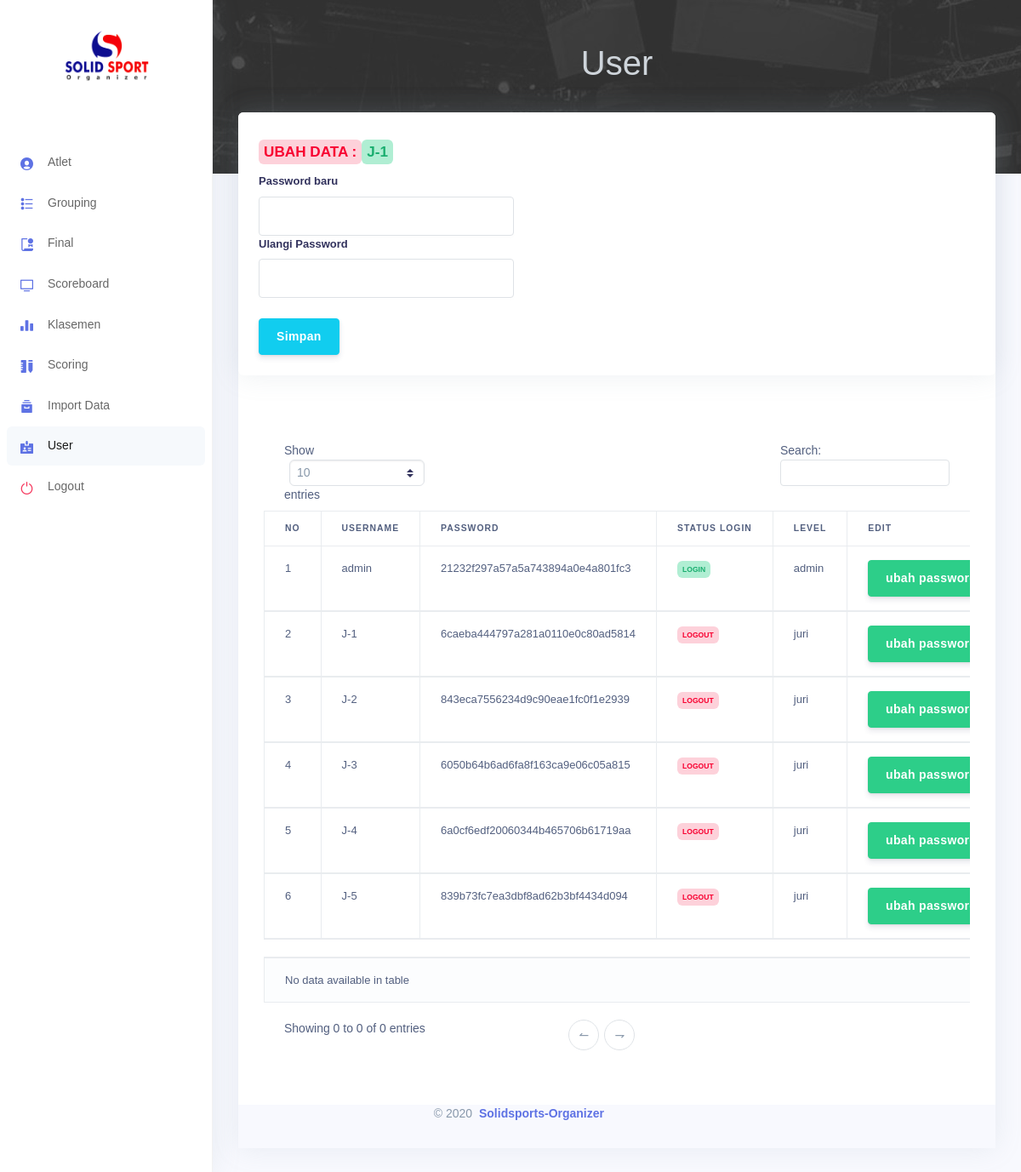
The app's page /modul/user/index.php?idUser=2 (signed in) with its own data.
### tables this page shows
CREATE TABLE `user` (
  `idUser` int(11) NOT NULL,
  `username` varchar(50) NOT NULL,
  `password` varchar(255) NOT NULL,
  `statusLogin` int(1) NOT NULL,
  `level` int(1) NOT NULL
);

### modul/user/index.php (the view, shortened to what this page needs)
<?php
if (!isset($_SESSION['username'])) {
    header("location:../login");
} else {
    include "../../config/templates/header.php";
    include "../../config/templates/sidebar.php";
    include "../../config/templates/mainContent.php";
    include "../../config/database/koneksi.php";
    if(isset ($_GET['idUser'])){
      $idUser = $_GET['idUser'];
      $sqlUser = mysqli_query($conn, "SELECT * FROM `user` WHERE `idUser` = '$idUser' ");
      if(mysqli_num_rows($sqlUser)>0){
        $row = mysqli_fetch_object($sqlUser);
        echo '
        <div class="card">
          <div class="card-body">
            <form action="tambahUser.php" method="post">
            <h1><span class="badge badge-danger">UBAH DATA : </span><span class="badge badge-success">'.$row -> username.'</span></h1>
            <input type="hidden" name="idUser" value='.$row -> idUser.'>
            <h5>Password baru</h5>
            <input style="width:300px;" type="password"  name="password1" class="form-control">
            <h5>Ulangi Password</h5>
            <input type="password" style="width:300px;"  name="password2" class="form-control" required>
            <br/><button type="submit" class="btn btn-info">Simpan</button>
            </form>
          </div>
        </div>';
      }
    }
?>
        <div class="container-fluid mt-5 mb-5 border-0">
        <table id="example" class="table table-striped table-bordered" style="width:100%">
        <thead>
                <tr>
                    <th>No</th>
                    <th>Username</th>
                    <th>Password</th>
                    <th>Status Login</th>
                    <th>Level</th>
                    <th>Edit</th>
                </tr>
                <?php
                $sqlUser = mysqli_query($conn, "SELECT * FROM `user` ");
                while($row = mysqli_fetch_object($sqlUser)){?>
                <tr>
                    <td>
                    <?= $row -> idUser ?>
                    </td>
                    <td>
                    <?= $row -> username ?>
                    </td>
                    <td>
                    <?= $row -> password ?>
                    </td><td>
                    <?php if($row -> statusLogin == 0 ) {echo '<span class="badge badge-danger">logout</span>';} else { echo '<span class="badge badge-success">login</span>'; } ?>
                    </td><td>
                    <?php if($row -> level == 1 ) {echo 'admin';} else { echo 'juri'; } ?>
                    </td>
                    <td>
                    <a href="?idUser=<?= $row -> idUser ?>" class="btn btn-success">ubah password</a>
                    </td>
                </tr>
                <?php
                }
                ?>
            </thead>
        </table>
        </div>
    <?php
    include "../../config/templates/footer.php";
    ?>
    </body>
    </html>
    <?php }
    ?>

### records on screen
user: username "J-1", idUser "2", password "6caeba444797a281a0110e0c80ad5814", statusLogin "LOGOUT", level "juri"
user: idUser "1", username "admin", password "21232f297a57a5a743894a0e4a801fc3", statusLogin "LOGIN", level "admin"
user: idUser "3", username "J-2", password "843eca7556234d9c90eae1fc0f1e2939", statusLogin "LOGOUT", level "juri"
user: idUser "4", username "J-3", password "6050b64b6ad6fa8f163ca9e06c05a815", statusLogin "LOGOUT", level "juri"
user: idUser "5", username "J-4", password "6a0cf6edf20060344b465706b61719aa", statusLogin "LOGOUT", level "juri"
user: idUser "6", username "J-5", password "839b73fc7ea3dbf8ad62b3bf4434d094", statusLogin "LOGOUT", level "juri"

### other values on screen
$mod "User"
